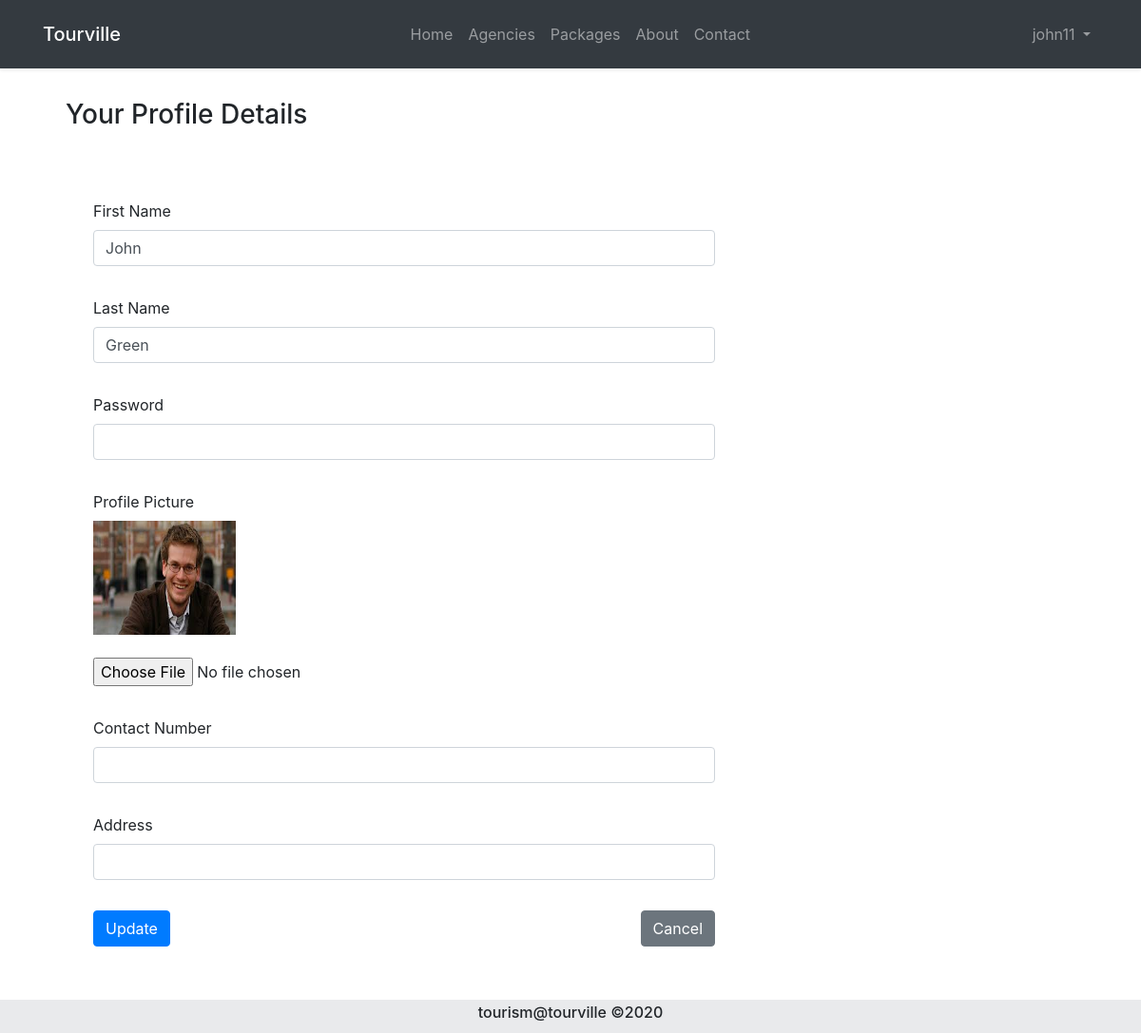
Page /profile.php?page=edit_profile&edit=3 (signed in) on the committed database.
### tables this page shows
CREATE TABLE `tourists` (
  `tourist_id` int(11) NOT NULL,
  `tourist_stripe` varchar(255) NOT NULL,
  `tourist_username` varchar(255) NOT NULL,
  `tourist_firstname` varchar(255) NOT NULL,
  `tourist_lastname` varchar(255) NOT NULL,
  `tourist_email` varchar(255) NOT NULL,
  `tourist_password` varchar(255) NOT NULL,
  `profile_image` text NOT NULL,
  `tourist_contact` varchar(255) NOT NULL,
  `tourist_address` varchar(255) NOT NULL,
  `tourist_status` varchar(255) NOT NULL,
  `date` date NOT NULL
);

### tourist/includes/edit_profile.php (the view, shortened to what this page needs)
<?php
    if(isset($_SESSION['tourist_id'])){
        if(isset($_GET['edit'])){
            $tourist_id = $_GET['edit'];
            $stmt = $pdo->prepare('SELECT * FROM tourists WHERE tourist_id = :tourist_id');
            $stmt->execute([':tourist_id' => $tourist_id]);
            $tourist = $stmt->fetch(PDO::FETCH_ASSOC);
        }
    }
?>
<div class="container-fluid">
    <form action="" method="post" enctype="multipart/form-data" class="col-md-8 pt-5">
        <div class="form-group p-2">
            <label for="tourist_firstname">First Name</label>
            <input type="text" class="form-control" value="<?php echo $tourist['tourist_firstname']; ?>" id="" name="tourist_firstname">
        </div>
        <div class="form-group p-2">
            <label for="tourist_lastname">Last Name</label>
            <input type="text" class="form-control" value="<?php echo $tourist['tourist_lastname']; ?>" id="" name="tourist_lastname">
        </div>
        <div class="form-group p-2">
            <label for="tourist_password">Password</label>
            <input type="password" class="form-control" value="" id="" name="tourist_password">
        </div>
        <div class="form-group p-2">
            <label for="profile_image">Profile Picture</label><br>
            <img src="images/<?php echo $tourist['profile_image']; ?>" width="150" height='120' alt="<?php echo $tourist['tourist_username']; ?>" ><br><br>
            <input type="file" id="" name="profile_image">
        </div>
        <div class="form-group p-2">
            <label for="tourist_contact">Contact Number</label>
            <input type="text" class="form-control" value="<?php echo $tourist['tourist_contact']; ?>" id="" name="tourist_contact">
        </div>
        <div class="form-group p-2">
            <label for="tourist_address">Address</label>
            <input type="text" class="form-control" value="<?php echo $tourist['tourist_address']; ?>" id="" name="tourist_address">
        </div>
        <div class="form-group p-2">
            <input type="submit" value="Update" name="update_profile" class="btn btn-primary">
            <a href="profile.php" type="button" class="btn btn-secondary float-right">Cancel</a>
        </div>
    </form>
</div>

### rows in the picture
tourists: tourist_firstname "John", tourist_lastname "Green", profile_image (picture)

### other values in the picture
$_SESSION['tourist_username'] "john11"
